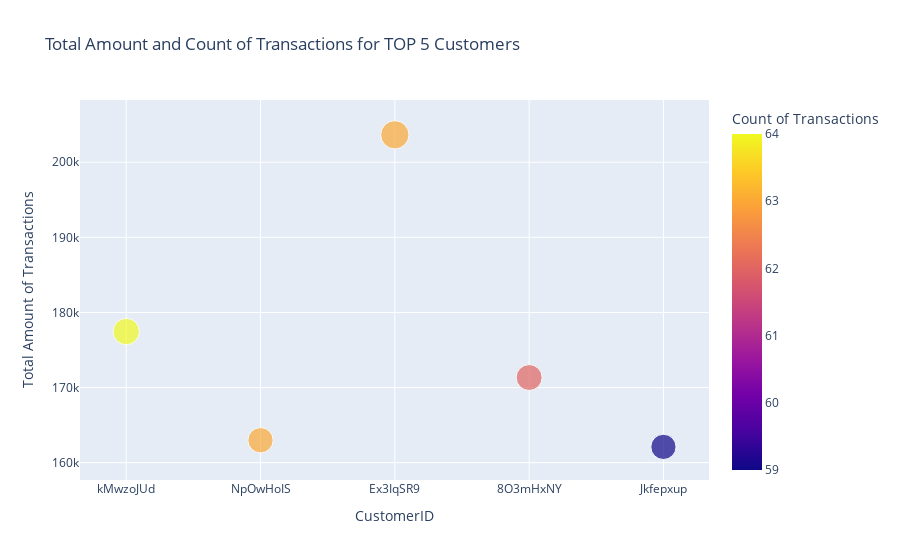

The notebook cell saved with this chart:
### Code cell
import plotly.express as px

# Create a scatter plot
fig3 = px.scatter(top_5_Customers_df, x='CustomerID', y='Total amount of Transactions', size='Total amount of Transactions', color='Count of Transactions',
                 title='Total Amount and Count of Transactions for TOP 5 Customers',
                 labels={'Total amount of Transactions': 'Total Amount of Transactions', 'CustomerID': 'CustomerID', 'Count of Transactions': 'Count of Transactions'})

# Show plot
fig3.show()

### Figure 1 — Plotly figure (JSON) as saved in the notebook; plotly's stock layout.template omitted (floating-point values rounded to 4 significant figures)
{"data": [{"hovertemplate": "CustomerID=%{x}<br>Total Amount of Transactions=%{marker.size}<br>Count of Transactions=%{marker.color}<extra></extra>", "legendgroup": "", "marker": {"color": [64, 63, 63, 62, 59], "coloraxis": "coloraxis", "size": [177500.0, 163000.0, 203700.0, 171300.0, 162100.0], "sizemode": "area", "sizeref": 509.1, "symbol": "circle"}, "mode": "markers", "name": "", "orientation": "v", "showlegend": false, "type": "scatter", "x": ["kMwzoJUd", "NpOwHoIS", "Ex3IqSR9", "8O3mHxNY", "Jkfepxup"], "xaxis": "x", "y": [177500.0, 163000.0, 203700.0, 171300.0, 162100.0], "yaxis": "y"}], "layout": {"autosize": true, "coloraxis": {"colorbar": {"title": {"text": "Count of Transactions"}}, "colorscale": [[0, "#0d0887"], [0.1111, "#46039f"], [0.2222, "#7201a8"], [0.3333, "#9c179e"], [0.4444, "#bd3786"], [0.5556, "#d8576b"], [0.6667, "#ed7953"], [0.7778, "#fb9f3a"], [0.8889, "#fdca26"], [1, "#f0f921"]]}, "legend": {"itemsizing": "constant", "tracegroupgap": 0}, "title": {"text": "Total Amount and Count of Transactions for TOP 5 Customers"}, "xaxis": {"anchor": "y", "autorange": true, "domain": [0, 1], "range": [-0.3148, 4.311], "title": {"text": "CustomerID"}, "type": "category"}, "yaxis": {"anchor": "x", "autorange": true, "domain": [0, 1], "range": [154800.0, 211500.0], "title": {"text": "Total Amount of Transactions"}, "type": "linear"}}}
